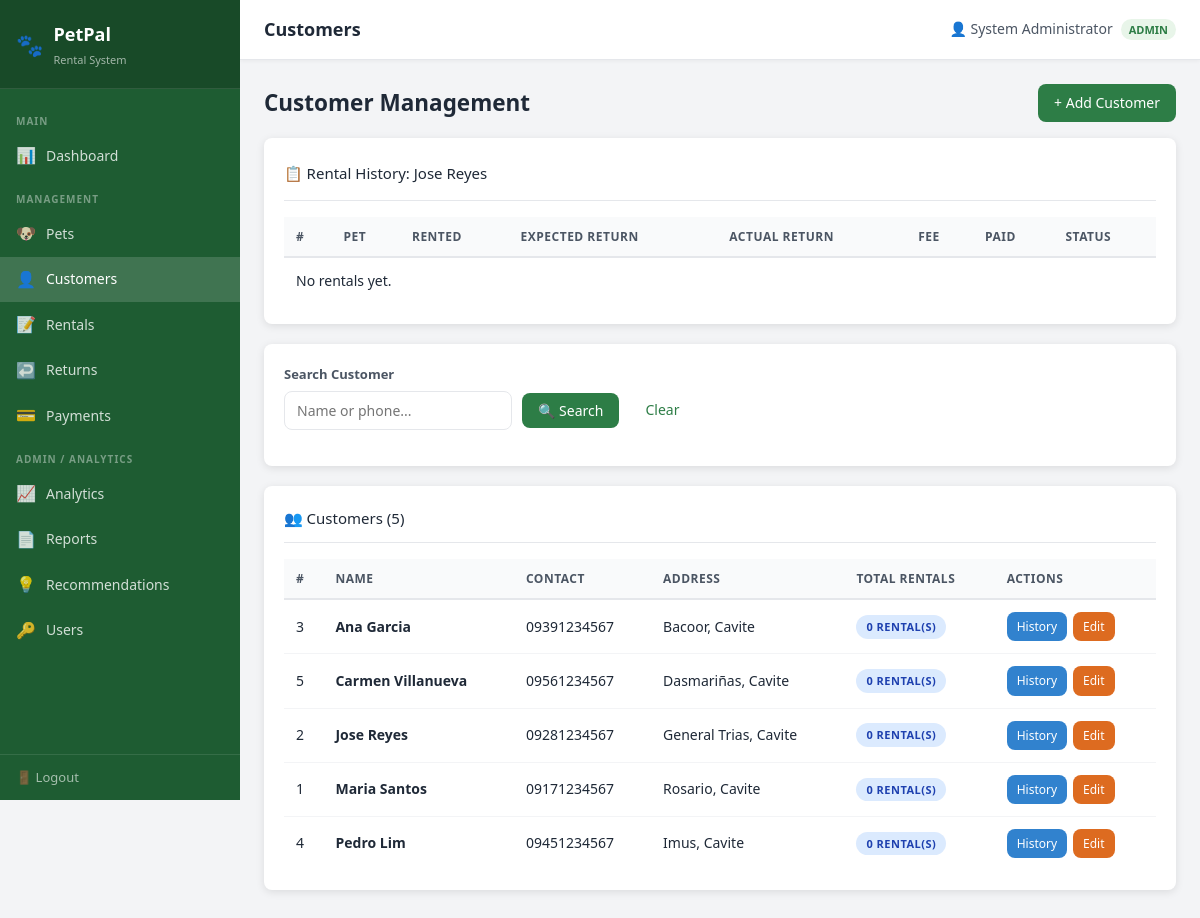
The page /pages/customers.php?history=2 (signed in) on the database its author committed.
### tables this page shows
CREATE TABLE IF NOT EXISTS customers (
    customer_id     INT AUTO_INCREMENT PRIMARY KEY,
    customer_name   VARCHAR(100) NOT NULL,
    contact_number  VARCHAR(20) NOT NULL,
    address         TEXT NOT NULL,
    created_at      DATETIME DEFAULT CURRENT_TIMESTAMP
);

### pages/customers.php (the view, shortened to what this page needs)
<?php
require_once '../includes/config.php';
$viewHistory = null;
if (isset($_GET['history'])) {
    $cid = intval($_GET['history']);
    $stmt = $pdo->prepare("SELECT * FROM customers WHERE customer_id = ?");
    $stmt->execute([$cid]);
    $viewHistory = $stmt->fetch();
    if ($viewHistory) {
        $stmt = $pdo->prepare("
            SELECT r.*, p.pet_name, p.species, pay.amount as paid_amount
            FROM rentals r
            JOIN pets p ON r.pet_id = p.pet_id
            LEFT JOIN payments pay ON r.rental_id = pay.rental_id
            WHERE r.customer_id = ?
            ORDER BY r.created_at DESC
        ");
        $stmt->execute([$cid]);
        $customerRentals = $stmt->fetchAll();
    }
}
$search = trim($_GET['search'] ?? '');
$where  = [];
$params = [];
$whereSQL = $where ? 'WHERE ' . implode(' AND ', $where) : '';
$stmt = $pdo->prepare("
    SELECT c.*, COUNT(r.rental_id) as total_rentals
    FROM customers c
    LEFT JOIN rentals r ON c.customer_id = r.customer_id
    $whereSQL
    GROUP BY c.customer_id
    ORDER BY c.customer_name ASC
");
$stmt->execute($params);
$customers = $stmt->fetchAll();
include '../includes/header.php';
?>
<div class="page-header-wrap">
    <h2 class="page-title">Customer Management</h2>
    <a href="?show_form=1" class="btn btn-primary">+ Add Customer</a>
</div>
<?php if ($viewHistory): ?>
<div class="card">
    <div class="card-header d-flex justify-between align-center">
        <span>📋 Rental History: <?= htmlspecialchars($viewHistory['customer_name']) ?></span>
        <a href="customers.php" class="btn btn-sm" style="background:rgba(255,255,255,0.2);color:white;">Close</a>
    </div>
    <div class="card-body p-0">
        <div class="table-wrapper">
            <table class="table">
                <thead>
                    <tr><th>#</th><th>Pet</th><th>Rented</th><th>Expected Return</th><th>Actual Return</th><th>Fee</th><th>Paid</th><th>Status</th></tr>
                </thead>
                <tbody>
                    <?php if (empty($customerRentals)): ?>
                        <tr><td colspan="8" class="table-empty">No rentals yet.</td></tr>
                    <?php endif; ?>
                </tbody>
            </table>
        </div>
    </div>
</div>
<?php endif; ?>
<div class="card">
    <div class="card-body">
        <form method="GET" class="form-inline d-flex align-center">
            <div class="form-group">
                <label>Search Customer</label>
                <input type="text" name="search" class="form-control" placeholder="Name or phone..."
                       value="<?= htmlspecialchars($search) ?>">
            </div>
            <div class="form-group">
                <label>&nbsp;</label>
                <button type="submit" class="btn btn-primary w-100">🔍 Search</button>
            </div>
            <div class="form-group">
                <label>&nbsp;</label>
                <a href="customers.php" class="btn btn-secondary w-100">Clear</a>
            </div>
        </form>
    </div>
</div>
<div class="card">
    <div class="card-header">👥 Customers (<?= count($customers) ?>)</div>
    <div class="card-body p-0">
        <div class="table-wrapper">
            <table class="table">
                <thead>
                    <tr><th>#</th><th>Name</th><th>Contact</th><th>Address</th><th>Total Rentals</th><th>Actions</th></tr>
                </thead>
                <tbody>
                    <?php if (empty($customers)): ?>
                        <tr><td colspan="6" class="table-empty">No customers found.</td></tr>
                    <?php else: ?>
                        <?php foreach ($customers as $c): ?>
                        <tr>
                            <td><?= $c['customer_id'] ?></td>
                            <td><strong><?= htmlspecialchars($c['customer_name']) ?></strong></td>
                            <td><?= htmlspecialchars($c['contact_number']) ?></td>
                            <td><?= htmlspecialchars($c['address']) ?></td>
                            <td><span class="badge badge-info"><?= $c['total_rentals'] ?> rental(s)</span></td>
                            <td>
                                <div class="btn-group">
                                    <a href="?history=<?= $c['customer_id'] ?>" class="btn btn-info btn-sm">History</a>
                                    <a href="?edit=<?= $c['customer_id'] ?>" class="btn btn-warning btn-sm">Edit</a>
                                </div>
                            </td>
                        </tr>
                        <?php endforeach; ?>
                    <?php endif; ?>
                </tbody>
            </table>
        </div>
    </div>
</div>
<?php include '../includes/footer.php'; ?>

### css/style.css (style rules this page uses)
:root { --primary: #2D7D46; --primary-dark: #1e5c32; --primary-light: #e8f5e9; --accent: #F4A62A; --danger: #e53e3e; --warning: #dd6b20; --info: #3182ce; --white: #ffffff; --gray-50: #f9fafb; --gray-100: #f3f4f6; --gray-200: #e5e7eb; --gray-400: #9ca3af; --gray-600: #4b5563; --gray-800: #1f2937; --black: #111827; --sidebar-width: 240px; --topbar-height: 60px; --radius: 8px; --shadow: 0 2px 8px rgba(0,0,0,0.1); --font-base: 15px; --font-family: 'Segoe UI', Tahoma, Geneva, Verdana, sans-serif; }
* { margin: 0; padding: 0; box-sizing: border-box; }
body { font-family: var(--font-family); font-size: var(--font-base); background-color: var(--gray-100); color: var(--gray-800); line-height: 1.6; }
a { color: var(--primary); text-decoration: none; }
.card { background: var(--white); border-radius: var(--radius); box-shadow: var(--shadow); padding: 20px; margin-bottom: 20px; }
.card-header { display: flex; align-items: center; justify-content: space-between; margin-bottom: 16px; padding-bottom: 12px; border-bottom: 1px solid var(--gray-200); flex-wrap: wrap; gap: 8px; }
.form-group { margin-bottom: 16px; }
.form-group label { display: block; font-size: 13px; font-weight: 600; color: var(--gray-600); margin-bottom: 6px; }
.form-control { width: 100%; padding: 9px 12px; border: 1px solid var(--gray-200); border-radius: var(--radius); font-size: 14px; font-family: var(--font-family); color: var(--gray-800); background: var(--white); transition: border-color 0.2s; }
.form-inline { display: flex; align-items: center; gap: 10px; flex-wrap: wrap; }
.btn { display: inline-flex; align-items: center; gap: 6px; padding: 8px 16px; border: none; border-radius: var(--radius); font-size: 14px; font-family: var(--font-family); font-weight: 500; cursor: pointer; transition: background 0.2s, transform 0.1s; text-decoration: none; white-space: nowrap; }
.btn-primary { background: var(--primary); color: var(--white); }
.btn-warning { background: var(--warning); color: var(--white); }
.btn-info { background: var(--info); color: var(--white); }
.btn-sm { padding: 5px 10px; font-size: 12px; }
.btn-group { display: flex; gap: 6px; flex-wrap: wrap; }
.table-wrapper { overflow-x: auto; width: 100%; }
table { width: 100%; border-collapse: collapse; font-size: 14px; }
table th { background: var(--gray-50); color: var(--gray-600); font-size: 12px; font-weight: 600; text-transform: uppercase; letter-spacing: 0.5px; padding: 10px 12px; text-align: left; border-bottom: 2px solid var(--gray-200); }
table td { padding: 12px; border-bottom: 1px solid var(--gray-100); vertical-align: middle; white-space: nowrap; }
table tr:last-child td { border-bottom: none; }
.badge { display: inline-block; padding: 3px 10px; border-radius: 20px; font-size: 11px; font-weight: 600; text-transform: uppercase; letter-spacing: 0.5px; }
.badge-info { background: #dbeafe; color: #1e40af; }
.d-flex { display: flex; }
.w-100 { width: 100%; }

### pages/customers.php (style rules this page uses)
.page-header-wrap { display: flex; justify-content: space-between; align-items: center; margin-bottom: 1rem; }

### rows shown on the page
customers: customer_name "Jose Reyes", customer_id "2", contact_number "09281234567", address "General Trias, Cavite", total_rentals "0"
customers: customer_id "3", customer_name "Ana Garcia", contact_number "09391234567", address "Bacoor, Cavite", total_rentals "0"
customers: customer_id "5", customer_name "Carmen Villanueva", contact_number "09561234567", address "Dasmariñas, Cavite", total_rentals "0"
customers: customer_id "1", customer_name "Maria Santos", contact_number "09171234567", address "Rosario, Cavite", total_rentals "0"
customers: customer_id "4", customer_name "Pedro Lim", contact_number "09451234567", address "Imus, Cavite", total_rentals "0"

### other values the page prints
str_replace('.php', '', $current_page) "Customers"
currentUser() "System Administrator"
$_SESSION['role'] "ADMIN"
count($customers) "5"
